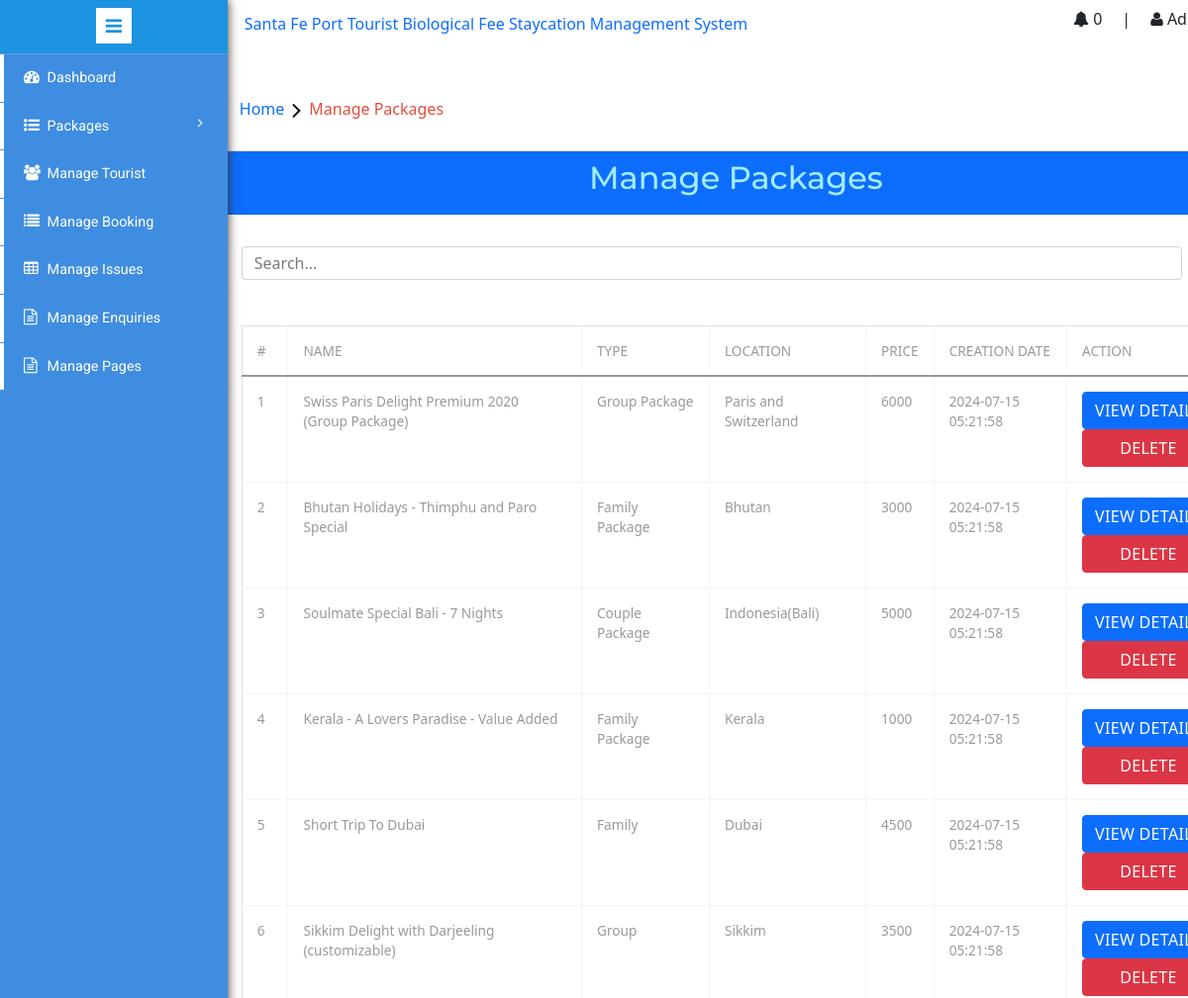
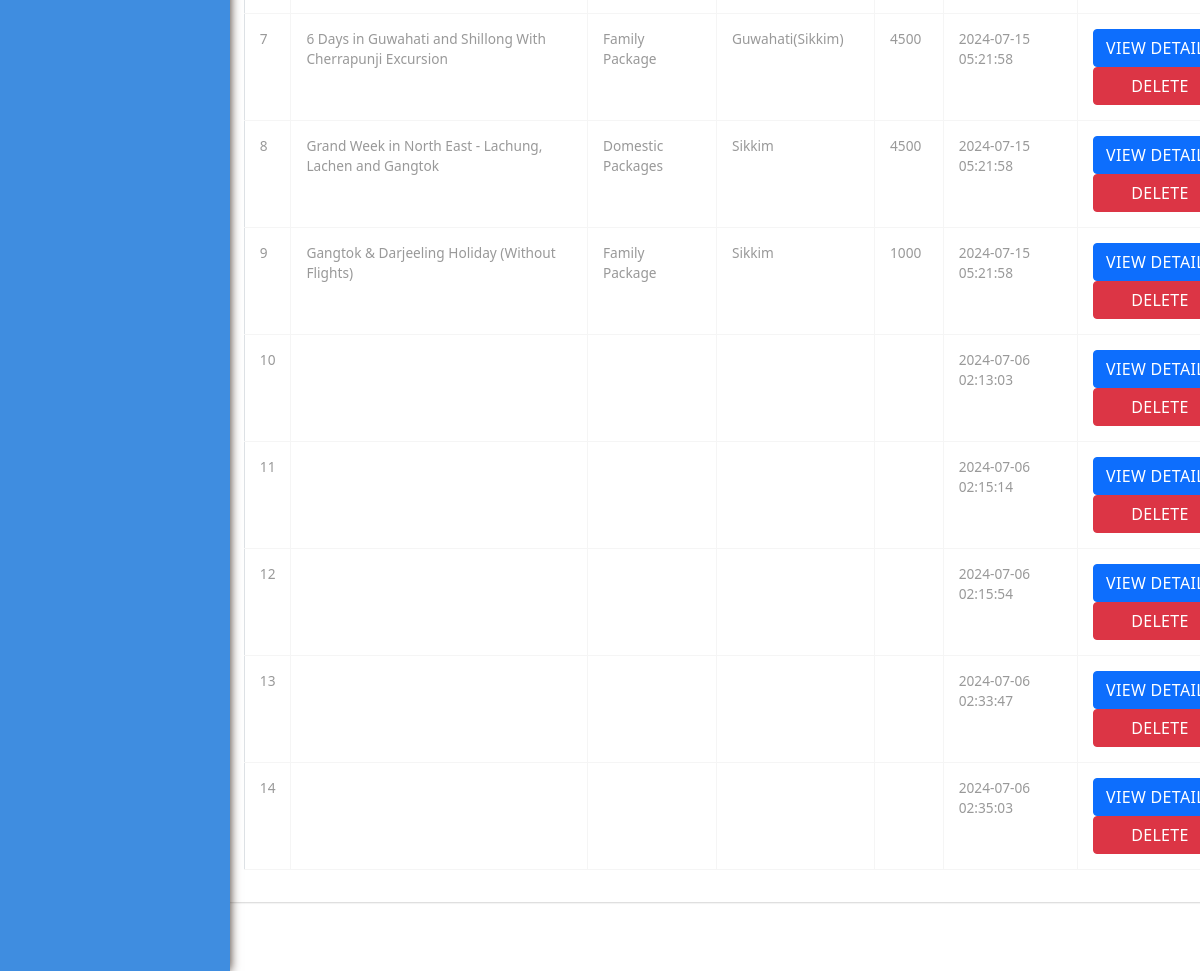
Page /admin/manage-packages.php (signed in) on the committed database (2 pictures, top to bottom).
### tables this page shows
CREATE TABLE `tbltourpackages` (
  `PackageId` int(11) NOT NULL,
  `PackageName` varchar(200) DEFAULT NULL,
  `PackageType` varchar(150) DEFAULT NULL,
  `PackageLocation` varchar(100) DEFAULT NULL,
  `PackagePrice` int(11) DEFAULT NULL,
  `PackageFetures` varchar(255) DEFAULT NULL,
  `PackageDetails` mediumtext DEFAULT NULL,
  `PackageImage` varchar(100) DEFAULT NULL,
  `Creationdate` timestamp NULL DEFAULT current_timestamp(),
  `UpdationDate` timestamp NULL DEFAULT NULL ON UPDATE current_timestamp()
);

### admin/manage-packages.php (the view, shortened to what this page needs)
<?php session_start();
include('includes/config.php');
if (strlen($_SESSION['alogin']) == 0) {
	header('location:index.php');
} else {
?>
	<!DOCTYPE HTML>
	<html>
	<head>
		<link href="css/bootstrap.min.css" rel='stylesheet' type='text/css' />
		<link href="css/style.css" rel='stylesheet' type='text/css' />
		<link rel="stylesheet" href="css/morris.css" type="text/css" />
		<link href="css/font-awesome.css" rel="stylesheet">
		<link rel="stylesheet" type="text/css" href="css/table-style.css" />
		<link rel="stylesheet" type="text/css" href="css/basictable.css" />
		<link href="https://cdn.jsdelivr.net/npm/bootstrap@5.0.2/dist/css/bootstrap.min.css" rel="stylesheet">
		<link rel="stylesheet" href="css/icon-font.min.css" type='text/css' />
	</head>
	<body>
		<div class="page-container">
			<div class="left-content">
				<?php include('includes/navbar.php'); ?>
				<ol class="breadcrumb">
					<li class="breadcrumb-item"><a href="index.html">Home</a><i class="fa fa-angle-right"></i>Manage
						Packages</li>
				</ol>
				<div class="agile-grids">
					<div class="card">
						<div class="card-header text-center bg-primary">
							<h2>Manage Packages</h2>
						</div>
						<div class="card-body">
							<form method="post" class="d-flex align-items-center gap-2">
								<input type="search" name="search" class="form-control my-3" placeholder="Search...">
							</form>
							<table class="table table-bordered">
								<thead>
									<tr>
										<th>#</th>
										<th>Name</th>
										<th>Type</th>
										<th>Location</th>
										<th>Price</th>
										<th>Creation Date</th>
										<th>Action</th>
									</tr>
								</thead>
								<tbody>
									<?php
									if (isset($_POST['search'])) {
										$search = $_POST['search'];
										if ($search !== '') {
											$sql = "SELECT * from tblTourPackages WHERE PackageName LIKE '%$search%'";
										} else {
											$sql = "SELECT * from tblTourPackages";
										}
									} else {
										$sql = "SELECT * from tblTourPackages";
									}
									$query = $dbh->prepare($sql);
									$query->execute();
									$results = $query->fetchAll(PDO::FETCH_OBJ);
									$cnt = 1;
									if ($query->rowCount() > 0) {
										foreach ($results as $result) { ?>
											<tr>
												<td><?php echo htmlentities($cnt); ?></td>
												<td><?php echo htmlentities($result->PackageName); ?></td>
												<td><?php echo htmlentities($result->PackageType); ?></td>
												<td><?php echo htmlentities($result->PackageLocation); ?></td>
												<td><?php echo htmlentities($result->PackagePrice); ?></td>
												<td><?php echo htmlentities($result->Creationdate); ?></td>
												<td><a href="update-package.php?pid=<?php echo htmlentities($result->PackageId); ?>"><button type="button" class="btn btn-primary btn-block">View
															Details</button></a><br />
													<a href="#" onclick="showDelete(<?= $result->PackageId ?>)" class="btn btn-danger btn-block">Delete</a>
												</td>
											</tr>
									<?php $cnt = $cnt + 1;
										}
									} ?>
								</tbody>
							</table>
						</div>
					</div>
					<?php include('includes/footer.php'); ?>
				</div>
			</div>
			<?php include('includes/sidebarmenu.php'); ?>
		</div>
	</body>
	</html>
<?php } ?>

### admin/css/table-style.css (style rules this page uses)
table { background: white; border-collapse: collapse; margin: 1.25em 0 0; width: 100%; }
table tr, table th, table td { border: none; border-bottom: 1px solid #e8e8e8; font-size: .95em; }
table th, table td { padding: 10px 12px; text-align: left; }
table th { background: #e74c3c; color: #fff; text-transform: uppercase; }
table tr td { background: #f3faff; color: #424242; }
table tr:nth-of-type(2n+2) td { background: #ffffff; }
table { width: 100%; }
.table { margin: 30px 0; border-collapse: collapse; border-spacing: 0; empty-cells: show; border: 1px solid #e0e0e0; }
.table td, .table th { border-left: 1px solid #e0e0e0; border-width: 0 0 0 1px; font-size: inherit; margin: 0; overflow: visible; padding: 0.5em 1em; font-weight: normal; }
.table td:first-child, .table th:first-child { border-left-width: 0; }
.table thead, .table tfoot { background-color: #f05050; color: #fff; text-align: left; vertical-align: bottom; }
.table thead td, .table tfoot td, .table thead th, .table tfoot th { border-color: #fff; }
.table td { background-color: transparent; }

### admin/includes/navbar.php (style rules this page uses)
.left-content { position: relative; }
a { text-decoration: none; }

### rows in the picture
tbltourpackages: PackageName "Swiss Paris Delight Premium 2020 (Group Package)", PackageType "Group Package", PackageLocation "Paris and Switzerland", PackagePrice "6000", Creationdate "2024-07-15 05:21:58"
tbltourpackages: PackageName "Bhutan Holidays - Thimphu and Paro Special", PackageType "Family Package", PackageLocation "Bhutan", PackagePrice "3000", Creationdate "2024-07-15 05:21:58"
tbltourpackages: PackageName "Soulmate Special Bali - 7 Nights", PackageType "Couple Package", PackageLocation "Indonesia(Bali)", PackagePrice "5000", Creationdate "2024-07-15 05:21:58"
tbltourpackages: PackageName "Kerala - A Lovers Paradise - Value Added", PackageType "Family Package", PackageLocation "Kerala", PackagePrice "1000", Creationdate "2024-07-15 05:21:58"
tbltourpackages: PackageName "Short Trip To Dubai", PackageType "Family", PackageLocation "Dubai", PackagePrice "4500", Creationdate "2024-07-15 05:21:58"
tbltourpackages: PackageName "Sikkim Delight with Darjeeling (customizable)", PackageType "Group", PackageLocation "Sikkim", PackagePrice "3500", Creationdate "2024-07-15 05:21:58"
tbltourpackages: PackageName "6 Days in Guwahati and Shillong With Cherrapunji Excursion", PackageType "Family Package", PackageLocation "Guwahati(Sikkim)", PackagePrice "4500", Creationdate "2024-07-15 05:21:58"
tbltourpackages: PackageName "Grand Week in North East - Lachung, Lachen and Gangtok", PackageType "Domestic Packages", PackageLocation "Sikkim", PackagePrice "4500", Creationdate "2024-07-15 05:21:58"
tbltourpackages: PackageName "Gangtok & Darjeeling Holiday (Without Flights)", PackageType "Family Package", PackageLocation "Sikkim", PackagePrice "1000", Creationdate "2024-07-15 05:21:58"
tbltourpackages: Creationdate "2024-07-06 02:13:03"
tbltourpackages: Creationdate "2024-07-06 02:15:14"
tbltourpackages: Creationdate "2024-07-06 02:15:54"
tbltourpackages: Creationdate "2024-07-06 02:33:47"
tbltourpackages: Creationdate "2024-07-06 02:35:03"

### other values in the picture
$get_books->rowCount() "0"
